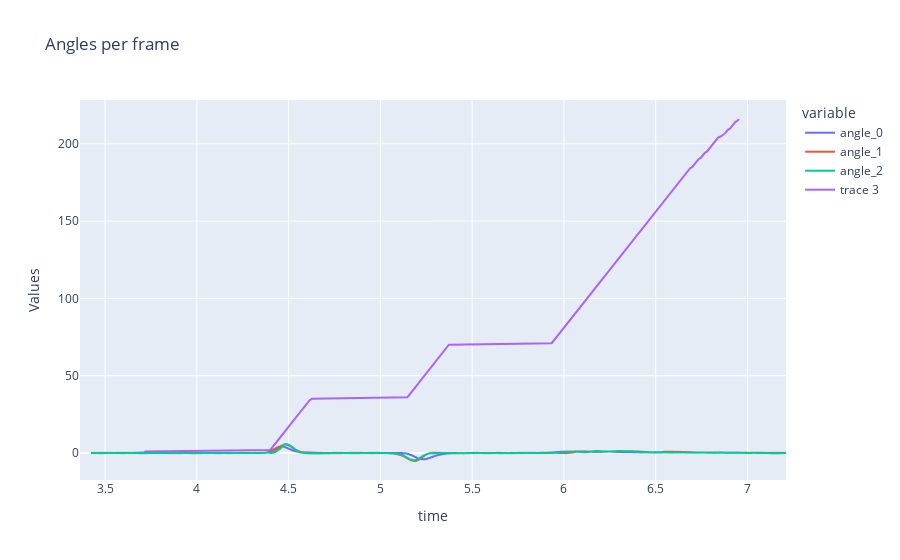

Notebook code for this chart:
### Code cell
import plotly.express as px
from plotly.subplots import make_subplots
# Create a Line Graph using Plotly Express
fig = px.line(df_angle_speed.rolling(window=window_size).mean(), x='time', y=['angle_0', 'angle_1', 'angle_2'],  labels={'value': 'Values'},title='Angles per frame')
fig.add_scatter(x=df_angle_speed.loc[df_angle_speed["move"]]['time'])
# Show the plot
fig.show()

### Figure 1 — Plotly figure (JSON) as saved in the notebook; plotly's stock layout.template omitted (floating-point values rounded to 4 significant figures; data arrays with more than 128 entries replaced by an {"elided": "..."} marker saying what was removed)
{"data": [{"hovertemplate": "variable=angle_0<br>time=%{x}<br>Values=%{y}<extra></extra>", "legendgroup": "angle_0", "line": {"color": "#636efa", "dash": "solid"}, "marker": {"symbol": "circle"}, "mode": "lines", "name": "angle_0", "showlegend": true, "x": {"elided": "587 float values"}, "xaxis": "x", "y": {"elided": "587 float values"}, "yaxis": "y", "type": "scattergl"}, {"hovertemplate": "variable=angle_1<br>time=%{x}<br>Values=%{y}<extra></extra>", "legendgroup": "angle_1", "line": {"color": "#EF553B", "dash": "solid"}, "marker": {"symbol": "circle"}, "mode": "lines", "name": "angle_1", "showlegend": true, "x": {"elided": "587 float values"}, "xaxis": "x", "y": {"elided": "587 float values"}, "yaxis": "y", "type": "scattergl"}, {"hovertemplate": "variable=angle_2<br>time=%{x}<br>Values=%{y}<extra></extra>", "legendgroup": "angle_2", "line": {"color": "#00cc96", "dash": "solid"}, "marker": {"symbol": "circle"}, "mode": "lines", "name": "angle_2", "showlegend": true, "x": {"elided": "587 float values"}, "xaxis": "x", "y": {"elided": "587 float values"}, "yaxis": "y", "type": "scattergl"}, {"x": {"elided": "217 float values"}, "type": "scatter"}], "layout": {"xaxis": {"anchor": "y", "domain": [0.0, 1.0], "title": {"text": "time"}}, "yaxis": {"anchor": "x", "domain": [0.0, 1.0], "title": {"text": "Values"}}, "legend": {"title": {"text": "variable"}, "tracegroupgap": 0}, "title": {"text": "Angles per frame"}}}
